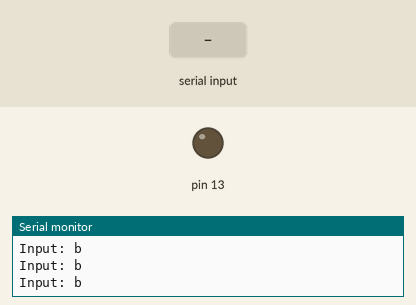
Simulated run of this sketch. Board: Arduino Uno, built with avr-gcc and run on an emulated ATmega328P. On the bench: output pins drawn as LEDs (lit = HIGH), the last lines printed to the serial monitor. The inputs (shaded band) are chosen by the test bench.

Above: at 1.2 s.
1.3 s: "a" received over Serial
At 1.8 s:
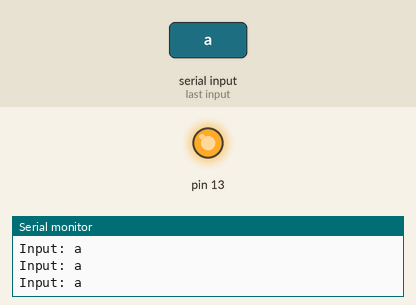
2.8 s: "b" received over Serial
At 4.1 s:
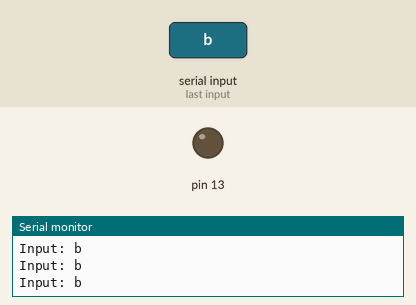
Timing chart, 0 to 5.8 s (numbered marks = the images above; inputs shaded):
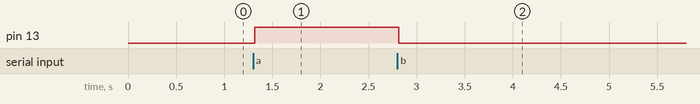

Measured:
- after the input at 1.3 s, pin 13: LOW → HIGH at once
- after the input at 2.8 s, pin 13: HIGH → LOW at once

The sketch:

code_arduino.ino
```cpp
bool led =false ;
char input = 'b';

void setup(){
  Serial.begin(9600);
  pinMode(13,OUTPUT);
}

void loop(){
  if (Serial.available()) {
    input = Serial.read();
  }
  Serial.println();
  Serial.print("Input: ");
  Serial.print(input);


  if (input== 'a'){
    led = true;
  }
  if (input == 'b') {
    led = false ;
  }
  if (led){
    digitalWrite(13,HIGH);
  }else{
    digitalWrite(13,LOW);
  }
}
```
